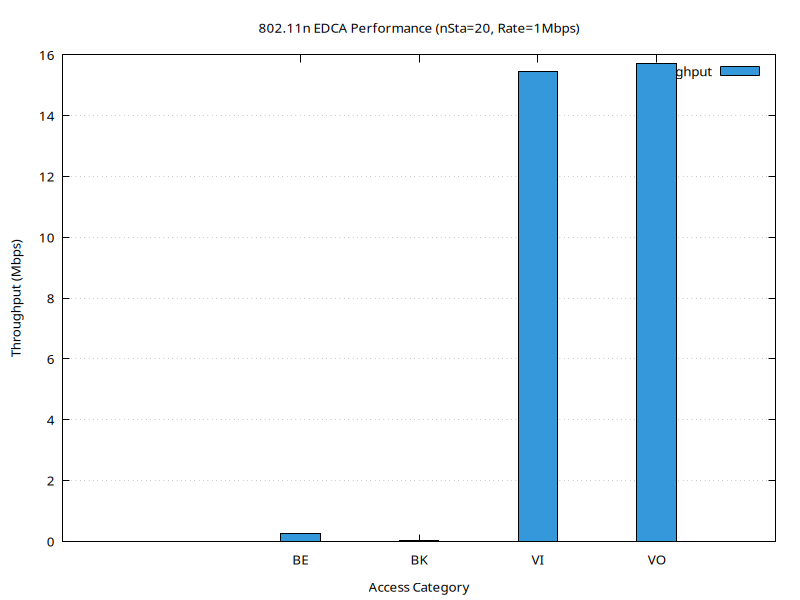

gnuplot code for this plot:
set terminal pngcairo size 800,600 enhanced font 'Verdana,10'
set output 'plot_n20_1Mbps.png'
set title '802.11n EDCA Performance (nSta=20, Rate=1Mbps)'
set style data histograms
set style fill solid 1.0 border -1
set ylabel 'Throughput (Mbps)'
set xlabel 'Access Category'
set yrange [0:*]
set grid y
plot 'plot_n20_1Mbps.dat' using 2:xtic(1) title 'Throughput' lc rgb '#3498db'
